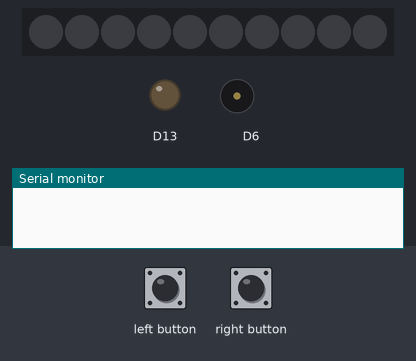
A sketch run on a simulated Adafruit Circuit Playground Express. Shown: 10 RGB LEDs in strip order, left to right, output pins drawn as LEDs (lit = HIGH), buzzer (waves = sounding), the last lines printed to the serial monitor. Inputs (shaded band) come from the test bench.

Above: at 1.2 s.
1.3 s: left button pressed for 1 s
At 1.53 s:
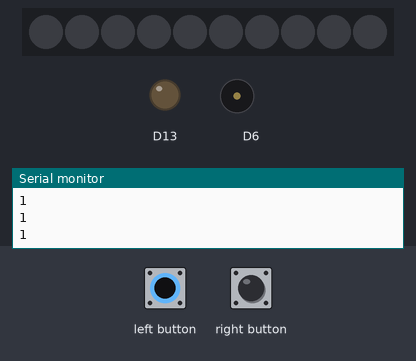
3.8 s: right button pressed for 3.2 s
At 8.1 s:
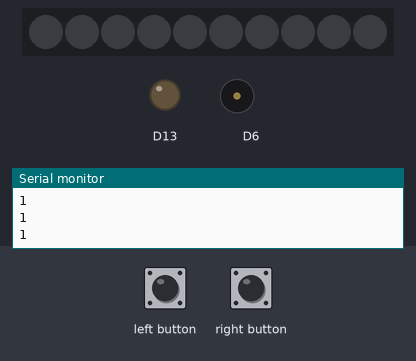
8.5 s: left button pressed for 3.2 s
At 8.73 s:
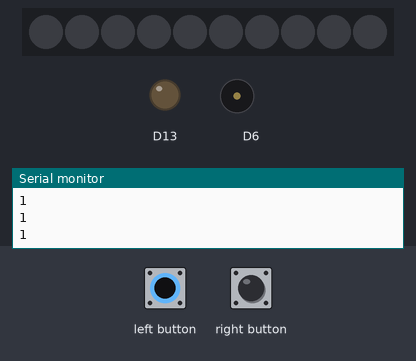
Timing chart, 0 to 13.1 s (numbered marks = the images above; inputs shaded):
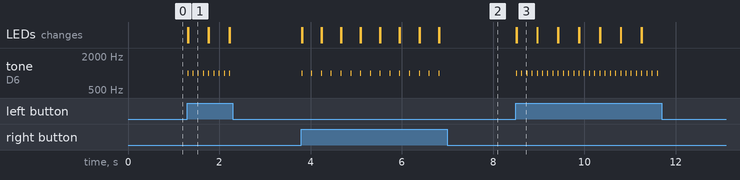

Measured:
- after the input at 1.3 s, tone on D6: alternates 1000 Hz for 0.01 s and silent for 0.10 s, 18 changes in all, then stays silent, starting at once; the LEDs: first change at once (image 1 shows a later state)
- after the input at 3.8 s, tone on D6: alternates 1000 Hz for 0.01 s and silent for 0.20 s, 30 changes in all, then stays silent, starting at once; the LEDs: first change at once (image 2 shows a later state)
- after the input at 8.5 s, tone on D6: alternates 1000 Hz for 0.01 s and silent for 0.10 s, 56 changes in all, then stays silent, starting at once; the LEDs: first change at once (image 3 shows a later state)
- what the display in image 1 shows lasts 0.5 s, from 1.3 s to 1.8 s

The sketch:

Blinky_Lights.ino
```cpp
#include <Adafruit_CircuitPlayground.h>
void setup() {
  // put your setup code here, to run once:
  Serial.begin(9600);
  CircuitPlayground.begin();

}

void loop() {
  // put your main code here, to run repeatedly:
  if (CircuitPlayground.rightButton()){
    Serial.println(CircuitPlayground.rightButton());
    for(int i=0; i<11; i=i+1) {
      CircuitPlayground.setPixelColor(i,0,255,0);
    }
    CircuitPlayground.playTone(1000,10);
    CircuitPlayground.clearPixels();
    delay(200);
  }


  if (CircuitPlayground.leftButton()){
    Serial.println(CircuitPlayground.leftButton());
    for(int i=0; i<11; i=i+1) {
      CircuitPlayground.setPixelColor(i,255,0,0);
    }
    CircuitPlayground.playTone(1000,10);
    CircuitPlayground.clearPixels();
    delay(100);
  }

}
```
